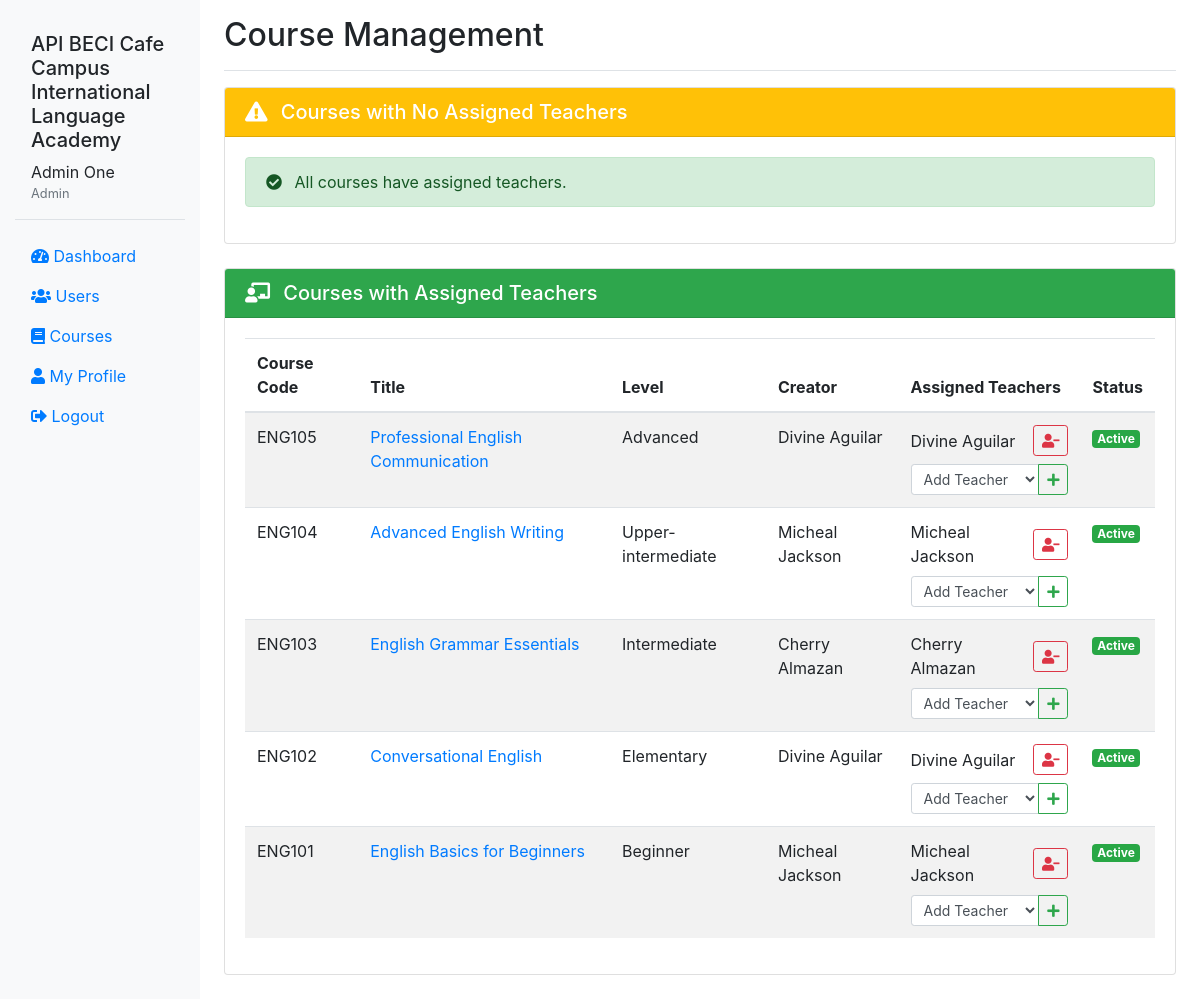
The page /admin/courses.php (signed in) on the database its author committed.
### tables this page shows
CREATE TABLE `users` (
  `user_id` int(11) NOT NULL,
  `username` varchar(50) NOT NULL,
  `password` varchar(255) NOT NULL,
  `email` varchar(100) NOT NULL,
  `first_name` varchar(50) NOT NULL,
  `last_name` varchar(50) NOT NULL,
  `role` enum('admin','teacher','student','librarian') NOT NULL,
  `profile_picture` varchar(255) DEFAULT NULL,
  `bio` text DEFAULT NULL,
  `date_registered` datetime DEFAULT current_timestamp(),
  `last_login` datetime DEFAULT NULL,
  `status` enum('active','inactive','suspended') DEFAULT 'active',
  `reset_token` varchar(255) DEFAULT NULL,
  `reset_expires` datetime DEFAULT NULL
);

CREATE TABLE `courses` (
  `course_id` int(11) NOT NULL,
  `course_code` varchar(20) NOT NULL,
  `title` varchar(100) NOT NULL,
  `description` text DEFAULT NULL,
  `level` enum('beginner','elementary','intermediate','upper-intermediate','advanced','proficiency') NOT NULL,
  `credits` int(11) DEFAULT 1,
  `duration` int(11) DEFAULT NULL COMMENT 'Duration in weeks',
  `creator_id` int(11) NOT NULL COMMENT 'Teacher who created the course',
  `status` enum('active','inactive') DEFAULT 'active' COMMENT 'If inactive, only visible to creator',
  `created_at` datetime DEFAULT current_timestamp(),
  `updated_at` datetime DEFAULT NULL ON UPDATE current_timestamp()
);

### admin/courses.php (the view, shortened to what the rows shown need)
<?php
require_once '../includes/db.php';
require_once '../includes/functions.php';
require_once '../includes/auth.php';
$conn = db()->getConnection();
if (!Auth::isLoggedIn() || !Auth::hasRole('admin')) {
    setFlashMessage('error', 'You do not have permission to access this page');
    redirect('../user/login.php');
}
$coursesQuery = "
    SELECT c.course_id, c.course_code, c.title, c.level, c.description,
           c.created_at, c.status, c.credits, c.duration,
           u.first_name AS creator_first_name, u.last_name AS creator_last_name,
           GROUP_CONCAT(DISTINCT CONCAT(t.first_name, ' ', t.last_name) SEPARATOR ', ') AS assigned_teachers,
           GROUP_CONCAT(DISTINCT t.user_id SEPARATOR ',') AS teacher_ids
    FROM courses c
    JOIN users u ON c.creator_id = u.user_id
    LEFT JOIN course_teachers ct ON c.course_id = ct.course_id AND ct.is_active = 1
    LEFT JOIN users t ON ct.teacher_id = t.user_id
    GROUP BY c.course_id
    HAVING assigned_teachers IS NOT NULL
    ORDER BY c.created_at DESC
";
$coursesStmt = $conn->query($coursesQuery);
$coursesWithTeachers = $coursesStmt->fetchAll(PDO::FETCH_ASSOC);
$csrf_token = createCSRFToken();
?>
<!DOCTYPE html>
<html>
<head>
    <link rel="stylesheet" href="https://stackpath.bootstrapcdn.com/bootstrap/4.5.2/css/bootstrap.min.css">
    <link rel="stylesheet" href="https://cdnjs.cloudflare.com/ajax/libs/font-awesome/5.15.1/css/all.min.css">
    <link rel="stylesheet" href="../public/assets/style.css">
</head>
<body>
    <div class="container-fluid">
        <div class="row">
            <?php include '../includes/sidebar.php'; ?>
            <main class="col-md-9 ms-sm-auto col-lg-10 px-md-4">
                <div class="d-flex justify-content-between flex-wrap flex-md-nowrap align-items-center pt-3 pb-2 mb-3 border-bottom">
                    <h1 class="h2">Course Management</h1>
                </div>
                <div class="card mb-4">
                    <div class="card-body">
                        <?php if (count($coursesWithTeachers) > 0): ?>
                            <div class="table-responsive">
                                <table class="table table-striped table-hover">
                                    <thead>
                                        <tr>
                                            <th>Course Code</th>
                                            <th>Title</th>
                                            <th>Level</th>
                                            <th>Creator</th>
                                            <th>Assigned Teachers</th>
                                            <th>Status</th>
                                        </tr>
                                    </thead>
                                    <tbody>
                                        <?php foreach ($coursesWithTeachers as $course): ?>
                                            <tr>
                                                <td><?php echo htmlspecialchars($course['course_code']); ?></td>
                                                <td>
                                                    <a href="view_course.php?id=<?php echo $course['course_id']; ?>">
                                                        <?php echo htmlspecialchars($course['title']); ?>
                                                    </a>
                                                </td>
                                                <td><?php echo ucfirst(htmlspecialchars($course['level'])); ?></td>
                                                <td>
                                                    <?php echo htmlspecialchars($course['creator_first_name'] . ' ' . $course['creator_last_name']); ?>
                                                </td>
                                                <td>
                                                    <?php
                                                    $teacherNames = explode(', ', $course['assigned_teachers']);
                                                    $teacherIds = explode(',', $course['teacher_ids']);
                                                    foreach ($teacherNames as $index => $teacherName) {
                                                        echo '<div class="d-flex justify-content-between mb-1 align-items-center">';
                                                        echo htmlspecialchars($teacherName);
                                                        echo ' <a href="courses.php?action=remove_teacher&course_id=' . $course['course_id'] . '&teacher_id=' . $teacherIds[$index] . '&csrf_token=' . $csrf_token . '"
                                                                class="btn btn-sm btn-outline-danger ml-2"
                                                                onclick="return confirm(\'Are you sure you want to remove this teacher from the course?\')">';
                                                        echo '<i class="fas fa-user-minus"></i></a>';
                                                        echo '</div>';
                                                    }
                                                    ?>
                                                    <form method="post" action="" class="form-inline mt-2">
                                                        <div class="input-group input-group-sm">
                                                            <select name="teacher_id" class="form-control form-control-sm" required>
                                                                <option value="">Add Teacher</option>
                                                            </select>
                                                            <div class="input-group-append">
                                                                <button type="submit" name="assign_teacher" class="btn btn-sm btn-outline-primary">
                                                                    <i class="fas fa-plus"></i>
                                                                </button>
                                                            </div>
                                                        </div>
                                                    </form>
                                                </td>
                                                <td>
                                                    <span class="badge badge-<?php echo $course['status'] === 'active' ? 'success' : 'secondary'; ?>">
                                                        <?php echo ucfirst(htmlspecialchars($course['status'])); ?>
                                                    </span>
                                                </td>
                                            </tr>
                                        <?php endforeach; ?>
                                    </tbody>
                                </table>
                            </div>
                        <?php endif; ?>
                    </div>
                </div>
            </main>
        </div>
    </div>
</body>
</html>

### includes/sidebar.php (shortened to what the rows shown need)
<?php
$user = Auth::getCurrentUser();
?>
<nav id="sidebar" class="col-md-3 col-lg-2 d-md-block bg-light sidebar collapse">
    <div class="position-sticky pt-3">
        <div class="sidebar-header p-3 mb-3 border-bottom">
            <div class="user-info">
                <div>
                    <?php echo $user['first_name'] . ' ' . $user['last_name']; ?>
                    <small class="d-block text-muted"><?php echo ucfirst($user['role']); ?></small>
                </div>
            </div>
        </div>
    </div>
</nav>

### rows shown on the page
users: first_name "Admin", last_name "One", role "Admin"
courses: course_code "ENG105", title "Professional English Communication", level "Advanced", creator.last_name "Divine Aguilar", teacherName "Divine Aguilar", status "Active"
courses: course_code "ENG104", title "Advanced English Writing", level "Upper-intermediate", creator.last_name "Micheal Jackson", teacherName "Micheal Jackson", status "Active"
courses: course_code "ENG103", title "English Grammar Essentials", level "Intermediate", creator.last_name "Cherry Almazan", teacherName "Cherry Almazan", status "Active"
courses: course_code "ENG102", title "Conversational English", level "Elementary", creator.last_name "Divine Aguilar", teacherName "Divine Aguilar", status "Active"
courses: course_code "ENG101", title "English Basics for Beginners", level "Beginner", creator.last_name "Micheal Jackson", teacherName "Micheal Jackson", status "Active"

### other values the page prints
APP_NAME "API BECI Cafe Campus International Language Academy"
